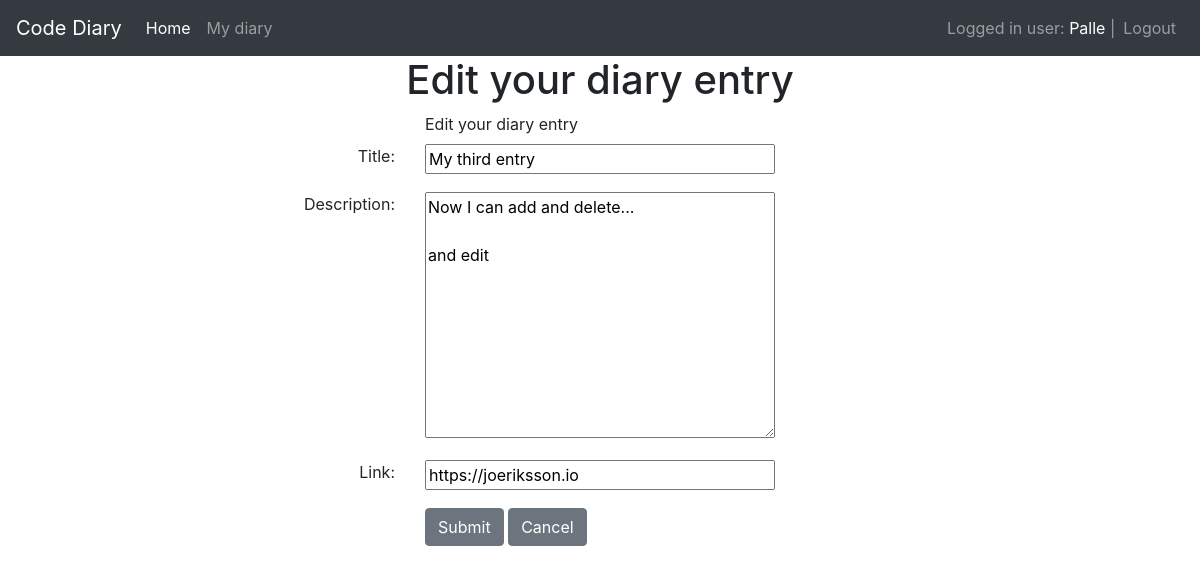
Screenshot of /diaries/edit/3 (signed in) with the database file from the repository.
### app/models/users.py (models this page shows, shortened)
class User(UserMixin, db.Model):
    id = db.Column(db.Integer, primary_key=True)
    username = db.Column(db.String(80), unique=True, nullable=False)
    password = db.Column(db.String(120), unique=False, nullable=False)
    firstname = db.Column(db.String(100), unique=False)
    lastname = db.Column(db.String(100), unique=False)
    email = db.Column(db.String(100))
    diaries = db.relationship('Diary', backref='user', lazy=True)

### app/models/diaries.py (models this page shows, shortened)
class Diary(db.Model):
    id = db.Column(db.Integer, primary_key=True)
    title = db.Column(db.String(100), nullable=False)
    description = db.Column(db.String(500))
    link = db.Column(db.String(256))
    created_date = db.Column(db.DateTime, default=datetime.now)  # new field
    user_id = db.Column(db.Integer, db.ForeignKey('user.id'), nullable=False)

### app/views/diaries.py (the view, shortened to what this page needs)
@diary_blueprint.route('/edit/<string:diary_id>', methods=['GET', 'POST'])
@login_required
def edit_diary(diary_id):
    diary = load_diary(diary_id)
    return render_template('diaries/edit.html', diary=diary)

### app/views/diaries.py (called while the page is built)
def load_diary(diary_id):
    diary = Diary.query.filter_by(id=diary_id).first()
    return diary

### app/views/users.py (called while the page is built)
@login_manager.user_loader
def load_user(user_id):
    return User.query.get(int(user_id))

### app/templates/diaries/edit.html
{% extends 'base.html' %}
{% block content %}
    <div class="container text-center">
        <h1>Edit your diary entry</h1>
        <div>
            <form method="POST">
                <div class="row">
                    <div class="col-sm"></div>
                    <div class="col-md text-left">
                        <label for="Diary Creation">Edit your diary entry</label>
                    </div>
                    <div class="col-sm"></div>
                </div>
                <div class="form-group">
                    <div class="row">
                        <div class="col-sm text-right">
                            <label for="title">Title: </label>
                        </div>
                        <div class="col-md text-left">
                            <input class="w-100" type="text" name="title" value="{{ diary.title }}">
                        </div>
                        <div class="col-sm"></div>
                    </div>
                </div>
                <div class="form-group">
                    <div class="row">
                        <div class="col-sm text-right">
                            <label for="description">Description: </label>
                        </div>
                        <div class="col-md text-left">
                            <textarea class="w-100" name="description" rows="10">{{ diary.description }}</textarea>
                        </div>
                        <div class="col-sm"></div>
                    </div>
                </div>
                <div class="form-group">
                    <div class="row">
                        <div class="col-sm text-right">
                            <label for="link">Link: </label>
                        </div>
                        <div class="col-md text-left">
                            <input class="w-100" type="url" name="link" value="{{ diary.link }}">
                        </div>
                        <div class="col-sm"></div>
                    </div>
                </div>
                <div class="form-group">
                    <div class="row">
                        <div class="col-sm text-right"></div>
                        <div class="col-md text-left">
                            <button class="btn btn-secondary" type="submit" value="Submit">Submit</button>
                            <a class="btn btn-secondary" href="{{ url_for('diaries.index') }}" role="button">Cancel</a>
                        </div>
                        <div class="col-sm"></div>
                    </div>
                </div>
            </form>
        </div>
    </div>
{% endblock %}

### app/templates/base.html (shortened to what this page needs)
<!DOCTYPE html>
<html lang="en">
<head>
    <link rel="stylesheet" href="https://stackpath.bootstrapcdn.com/bootstrap/4.3.1/css/bootstrap.min.css"
>
</head>
<body>
<nav class="navbar navbar-expand-lg navbar-dark bg-dark">
    <a class="navbar-brand" href="/">Code Diary</a>
    <div class="collapse navbar-collapse" id="navbarNavAltMarkup">
        <div class="navbar-nav">
            <a class="nav-item nav-link active" href="/">Home <span class="sr-only">(current)</span></a>
            {% if current_user.is_authenticated %}
                <a class="nav-item nav-link" href="/diaries">My diary</a>
            {% endif %}
        </div>
    </div>
    {% if current_user.is_authenticated %}
        <ul class="navbar-nav ml-auto">
            <li class="navbar-text">
                Logged in user:
                <a href={{ url_for('users.edit_user') }}> {{ current_user.username }}</a> |
            </li>
            <li><a class="nav-item nav-link" href="{{ url_for('users.logout') }}">Logout</a></li>
        </ul>
    {% endif %}
</nav>
{% block content %}
{% endblock %}
</body>
</html>

### rows the page displays
User: username "Palle"
Diary: title "My third entry", description "Now I can add and delete... and edit", link "https://joeriksson.io"
